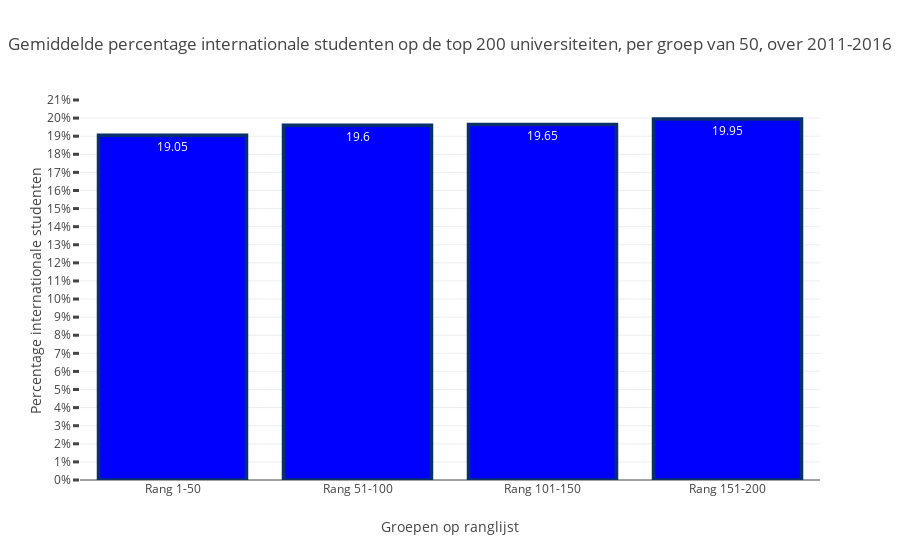

Write notebook code for a chart like this one.
### Markdown cell above
## Inleiding

Het aantal buitenlandse studenten groeit over de hele wereld. In Nederland is het aantal buitenlandse studenten in collegejaar 2018-2019 toegenomen tot 55.000. De groei is ook te zien in andere landen, bijvoorbeeld in de Verenigde Staten. Naar verwachting zal het aantal internationale studenten in de VS in 2025 tegen de acht miljoen aan zitten, groeiend van vijf miljoen in 2014. Deze data story zal zich richten op het effect van deze groei op de prestaties van de universiteiten, geleid door de stelling: “Een hoger percentage internationale studenten leidt tot een hogere plaats op de wereldranglijst en tot een betere internationale reputatie”.

### Code cell
groupdivided_barchart()

### Figure 1 — Plotly figure (JSON) as saved in the notebook; plotly's stock layout.template omitted (floating-point values rounded to 4 significant figures)
{"data": [{"marker": {"color": "rgb(0,0,255)", "line": {"color": "rgb(8,48,107)", "width": 3.5}}, "text": [19.05, 19.6, 19.65, 19.95], "textposition": "auto", "type": "bar", "uid": "3b047474-b04d-4874-84e3-5fba82853c3a", "x": ["Rang 1-50", "Rang 51-100", "Rang 101-150", "Rang 151-200"], "y": [19.05, 19.6, 19.65, 19.95]}], "layout": {"title": {"text": "Gemiddelde percentage internationale studenten op de top 200 universiteiten, per groep van 50, over 2011-2016"}, "xaxis": {"title": {"text": "Groepen op ranglijst"}}, "yaxis": {"ticklen": 6, "tickmode": "linear", "ticksuffix": "%", "tickwidth": 3, "title": {"text": "Percentage internationale studenten"}}}}
